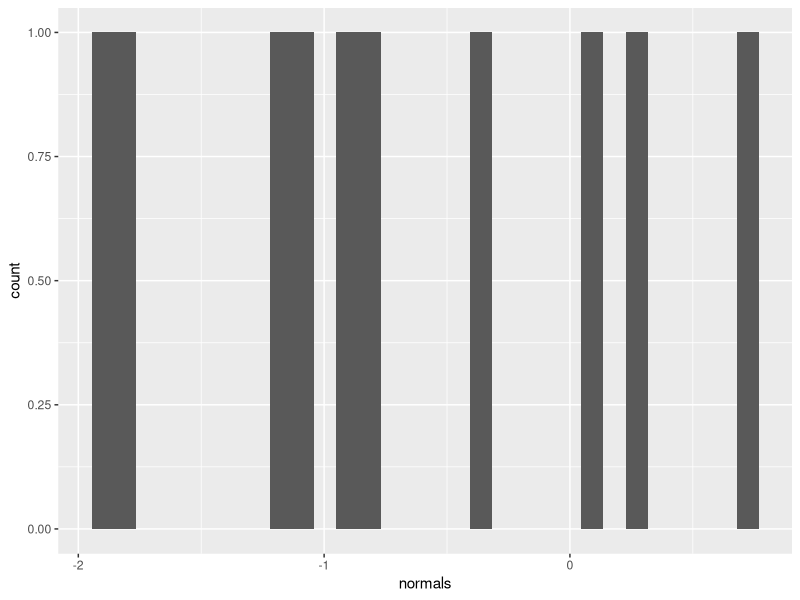
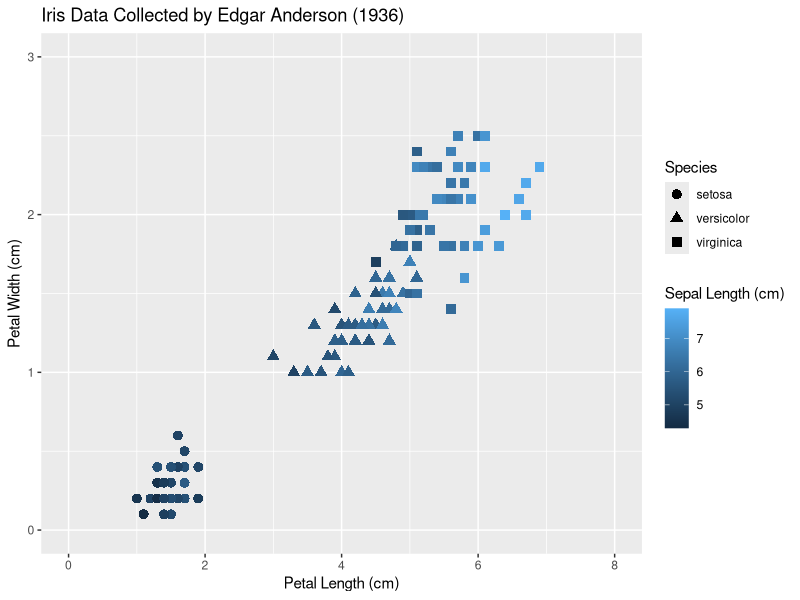
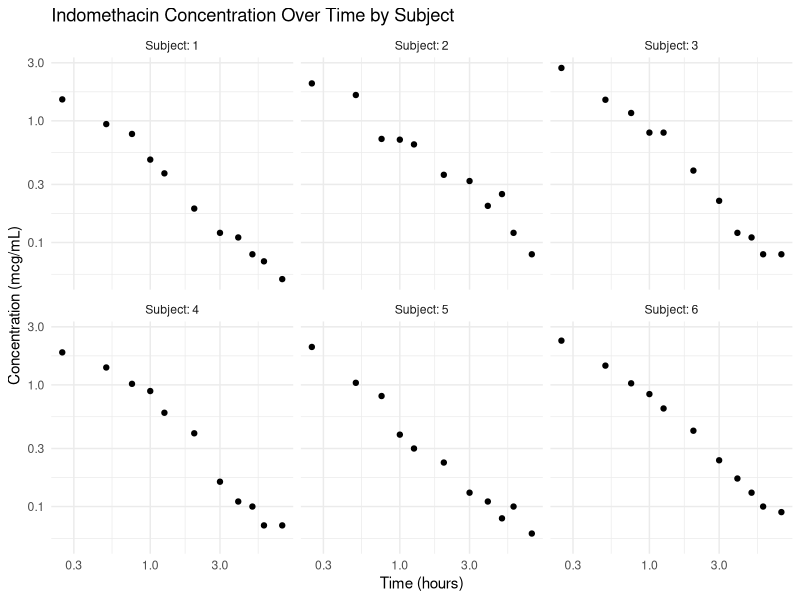
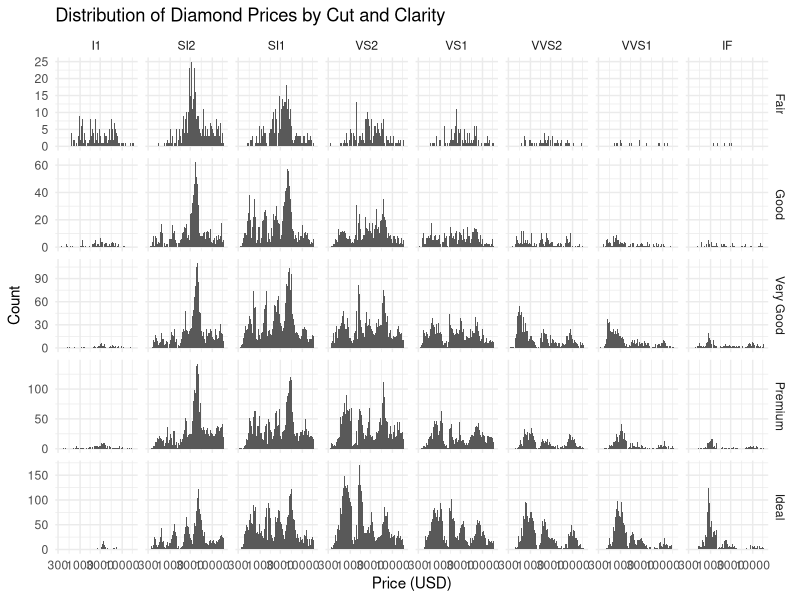

Generate these figures, in order, with R:
## ---- chunk 1
library(ggplot2)
library(dplyr)
## ---- chunk 2
# Code to create your plot
g <- ggplot(data = data.frame(normals = rnorm(10))) +
geom_histogram(mapping = aes(x = normals))
# Code to save your plot
ggsave(plot = g,
filename = "filename.jpeg",
width = 6,
height = 4)
# Plots can be found here
getwd()
## ---- chunk 3
head(iris)
q1 <- ggplot(iris, aes(x = Petal.Length, y = Petal.Width, shape = Species, color = Sepal.Length)) +
  geom_point(size = 3) +
  labs(
    title = "Iris Data Collected by Edgar Anderson (1936)",
    x = "Petal Length (cm)",
    y = "Petal Width (cm)",
    color = "Sepal Length (cm)",
    shape = "Species"
  ) +
  scale_x_continuous(limits = c(0, 8)) +
  scale_y_continuous(limits = c(0, 3))

ggsave(plot = q1,
filename = "petal-length-by-petal-width.jpeg",
width = 6,
height = 4)
## ---- chunk 4
Indometh <- Indometh %>%
  mutate(Subject = paste("Subject:", Subject))

q2 <- ggplot(Indometh, aes(x = time, y = conc)) +
  geom_point() +
  facet_wrap(~ Subject) +
  scale_x_log10() +
  scale_y_log10() +
  labs(
    title = "Indomethacin Concentration Over Time by Subject",
    x = "Time (hours)",
    y = "Concentration (mcg/mL)"
  ) +
  theme_minimal()

ggsave(plot = q2,
filename = "Indomethacin-Concentration-Over-Time.jpeg",
width = 6,
height = 4)
## ---- chunk 5
q3 <- ggplot(diamonds, aes(x = price)) +
  geom_histogram(bins = 100) +
  facet_grid(cut ~ clarity, scales = "free_y") + 
  scale_x_log10() + 
  labs(
    title = "Distribution of Diamond Prices by Cut and Clarity",
    x = "Price (USD)", 
    y = "Count"
  ) +
  theme_minimal()
ggsave(plot = q3,
filename = "diamond-cut-price.jpeg",
width = 6,
height = 4)
